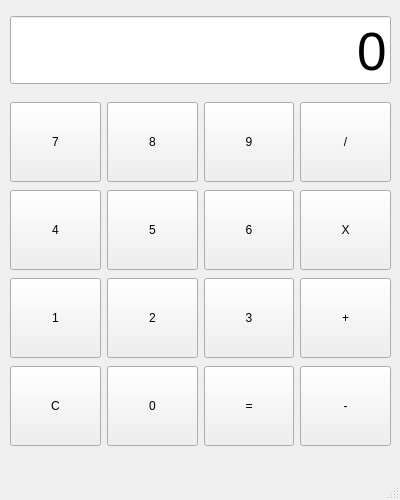
<?xml version="1.0" encoding="UTF-8"?>
<ui version="4.0">
 <class>MainWindow</class>
 <widget class="QMainWindow" name="MainWindow">
  <property name="geometry">
   <rect>
    <x>0</x>
    <y>0</y>
    <width>400</width>
    <height>500</height>
   </rect>
  </property>
  <property name="windowTitle">
   <string>MainWindow</string>
  </property>
  <widget class="QWidget" name="centralwidget">
   <widget class="QWidget" name="verticalLayoutWidget">
    <property name="geometry">
     <rect>
      <x>10</x>
      <y>10</y>
      <width>381</width>
      <height>80</height>
     </rect>
    </property>
    <layout class="QVBoxLayout" name="verticalLayout">
     <item>
      <widget class="QLineEdit" name="le_view">
       <property name="font">
        <font>
         <pointsize>40</pointsize>
        </font>
       </property>
       <property name="text">
        <string>0</string>
       </property>
       <property name="alignment">
        <set>Qt::AlignBottom|Qt::AlignRight|Qt::AlignTrailing</set>
       </property>
      </widget>
     </item>
    </layout>
   </widget>
   <widget class="QWidget" name="gridLayoutWidget">
    <property name="geometry">
     <rect>
      <x>10</x>
      <y>100</y>
      <width>381</width>
      <height>351</height>
     </rect>
    </property>
    <layout class="QGridLayout" name="gridLayout">
     <item row="0" column="0">
      <widget class="QPushButton" name="btn_number7">
       <property name="minimumSize">
        <size>
         <width>0</width>
         <height>80</height>
        </size>
       </property>
       <property name="text">
        <string>7</string>
       </property>
      </widget>
     </item>
     <item row="2" column="3">
      <widget class="QPushButton" name="btn_multipy">
       <property name="minimumSize">
        <size>
         <width>0</width>
         <height>80</height>
        </size>
       </property>
       <property name="text">
        <string>X</string>
       </property>
      </widget>
     </item>
     <item row="0" column="2">
      <widget class="QPushButton" name="btn_number9">
       <property name="minimumSize">
        <size>
         <width>0</width>
         <height>80</height>
        </size>
       </property>
       <property name="text">
        <string>9</string>
       </property>
      </widget>
     </item>
     <item row="0" column="3">
      <widget class="QPushButton" name="btn_divide">
       <property name="minimumSize">
        <size>
         <width>0</width>
         <height>80</height>
        </size>
       </property>
       <property name="text">
        <string>/</string>
       </property>
      </widget>
     </item>
     <item row="2" column="2">
      <widget class="QPushButton" name="btn_number6">
       <property name="minimumSize">
        <size>
         <width>0</width>
         <height>80</height>
        </size>
       </property>
       <property name="text">
        <string>6</string>
       </property>
      </widget>
     </item>
     <item row="0" column="1">
      <widget class="QPushButton" name="btn_number8">
       <property name="minimumSize">
        <size>
         <width>0</width>
         <height>80</height>
        </size>
       </property>
       <property name="text">
        <string>8</string>
       </property>
      </widget>
     </item>
     <item row="2" column="1">
      <widget class="QPushButton" name="btn_number5">
       <property name="minimumSize">
        <size>
         <width>0</width>
         <height>80</height>
        </size>
       </property>
       <property name="text">
        <string>5</string>
       </property>
      </widget>
     </item>
     <item row="2" column="0">
      <widget class="QPushButton" name="btn_number4">
       <property name="minimumSize">
        <size>
         <width>0</width>
         <height>80</height>
        </size>
       </property>
       <property name="text">
        <string>4</string>
       </property>
      </widget>
     </item>
     <item row="3" column="0">
      <widget class="QPushButton" name="btn_number1">
       <property name="minimumSize">
        <size>
         <width>0</width>
         <height>80</height>
        </size>
       </property>
       <property name="text">
        <string>1</string>
       </property>
      </widget>
     </item>
     <item row="3" column="1">
      <widget class="QPushButton" name="btn_number2">
       <property name="minimumSize">
        <size>
         <width>0</width>
         <height>80</height>
        </size>
       </property>
       <property name="text">
        <string>2</string>
       </property>
      </widget>
     </item>
     <item row="3" column="2">
      <widget class="QPushButton" name="btn_number3">
       <property name="minimumSize">
        <size>
         <width>0</width>
         <height>80</height>
        </size>
       </property>
       <property name="text">
        <string>3</string>
       </property>
      </widget>
     </item>
     <item row="3" column="3">
      <widget class="QPushButton" name="btn_add">
       <property name="minimumSize">
        <size>
         <width>0</width>
         <height>80</height>
        </size>
       </property>
       <property name="text">
        <string>+</string>
       </property>
      </widget>
     </item>
     <item row="4" column="0">
      <widget class="QPushButton" name="btn_C">
       <property name="minimumSize">
        <size>
         <width>0</width>
         <height>80</height>
        </size>
       </property>
       <property name="text">
        <string>C</string>
       </property>
      </widget>
     </item>
     <item row="4" column="1">
      <widget class="QPushButton" name="btn_number0">
       <property name="minimumSize">
        <size>
         <width>0</width>
         <height>80</height>
        </size>
       </property>
       <property name="text">
        <string>0</string>
       </property>
      </widget>
     </item>
     <item row="4" column="2">
      <widget class="QPushButton" name="btn_result">
       <property name="minimumSize">
        <size>
         <width>0</width>
         <height>80</height>
        </size>
       </property>
       <property name="text">
        <string>=</string>
       </property>
      </widget>
     </item>
     <item row="4" column="3">
      <widget class="QPushButton" name="btn_minus">
       <property name="minimumSize">
        <size>
         <width>0</width>
         <height>80</height>
        </size>
       </property>
       <property name="text">
        <string>-</string>
       </property>
      </widget>
     </item>
    </layout>
   </widget>
  </widget>
  <widget class="QMenuBar" name="menubar">
   <property name="geometry">
    <rect>
     <x>0</x>
     <y>0</y>
     <width>400</width>
     <height>21</height>
    </rect>
   </property>
  </widget>
  <widget class="QStatusBar" name="statusbar"/>
 </widget>
 <resources/>
 <connections/>
</ui>
